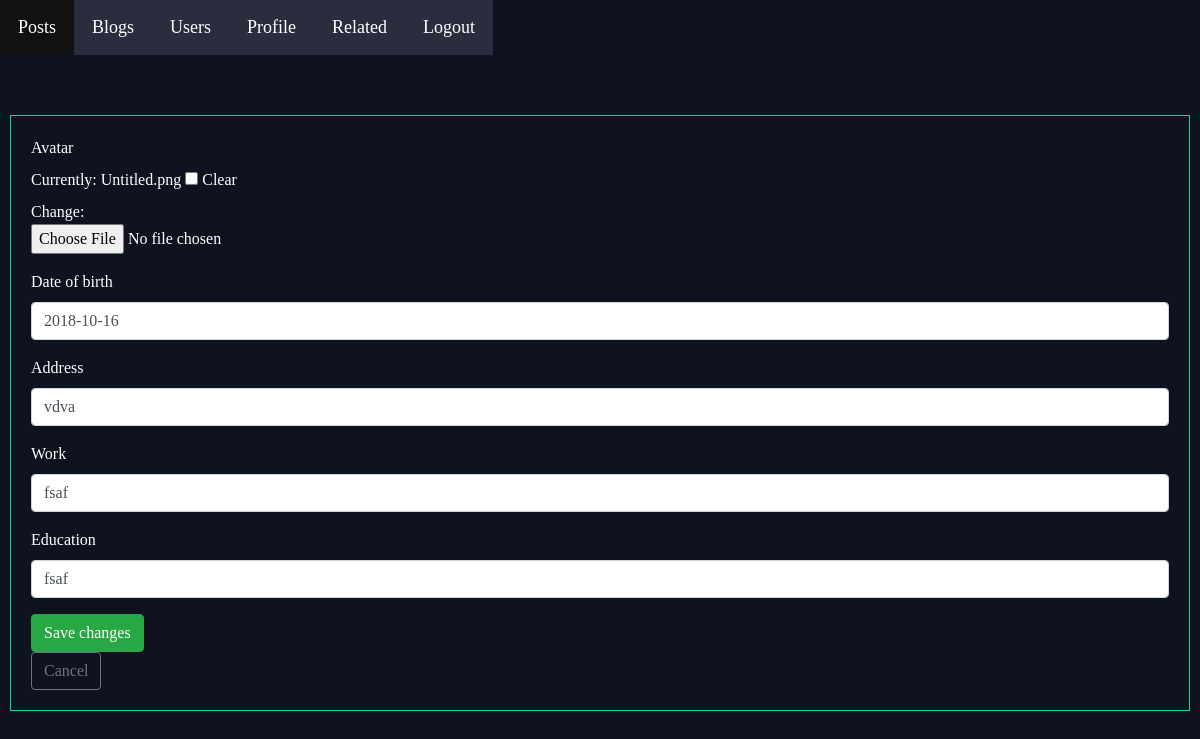
Page /social/profile/me/update (signed in) on the earlier database version.
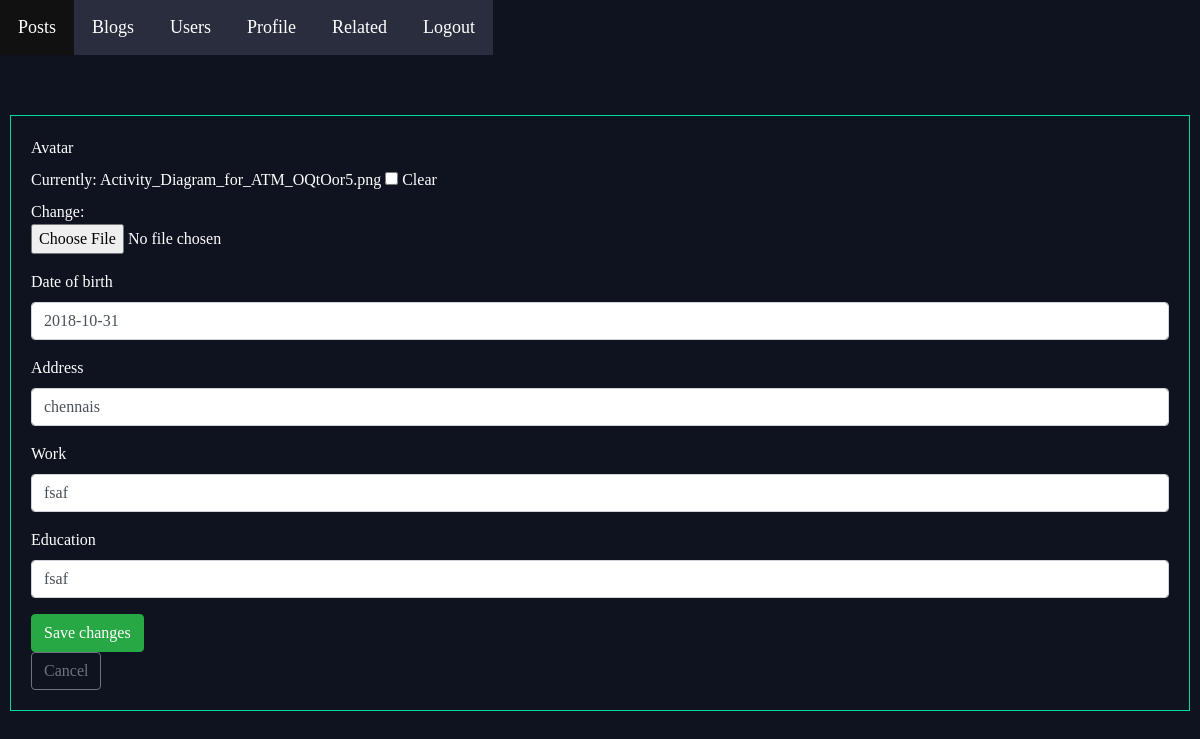
Same page on the later database version.
### social/models.py (models this page shows, shortened)
class profile(models.Model):
    user= models.OneToOneField(User, on_delete= models.CASCADE)
    dob=  models.DateField('date of birth',blank=True,null=True)
    avatar= models.ImageField(blank=True,null=True, default = 'default.png')
    address = models.CharField(max_length= 50, blank=True,null=True)
    work = models.CharField(max_length= 20, blank=True,null=True)
    education = models.CharField(max_length= 20, blank=True,null=True)

### social/views.py (the view)
# urls.py: path('profile/me/update', views.ProfileUpdateView.as_view(), name='ProfileUpdate'),
class ProfileUpdateView(LoginRequiredMixin,UpdateView):
    model = profile
    fields = ['avatar','dob', 'address','work','education']
    success_url = reverse_lazy('social:profileview')
    def get_object(self, queryset=None):
        return self.request.user.profile

### social/templates/social/profile_form.html (shortened to what this page needs)
{% extends 'basegeneric.html' %}
{% load crispy_forms_tags %}
{% block content %}
<form class="site-form" enctype="multipart/form-data" method="post">
    {{ form|crispy }}
    <button type="submit" class="btn btn-success">Save changes</button>
    <a href="{% url 'social:profileview'%}" class="btn btn-outline-secondary" role="button">Cancel</a>
</form>
{% endblock %}

Differences in the rows shown:
changed profile "fsaf": dob "2018-10-16" → "2018-10-31"; address "vdva" → "chennais"
Other differences:
text no longer shown: "Avatar Currently: Untitled.png Clear Change: Date of birth Address Work Education"
text now shown: "Avatar Currently: Activity_Diagram_for_ATM_OQtOor5.png Clear Change: Date of birth Address Work Education"
